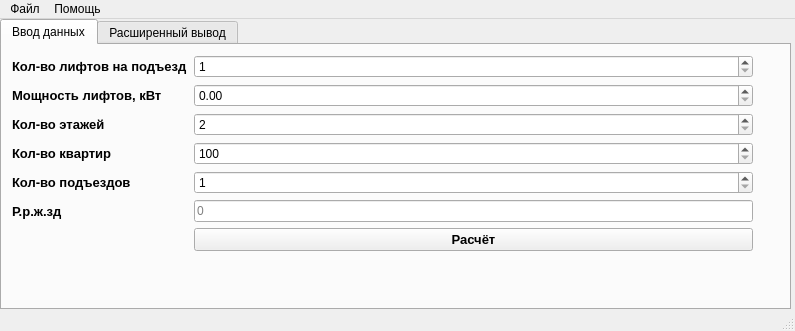
<?xml version="1.0" encoding="UTF-8"?>
<ui version="4.0">
 <class>MainUi</class>
 <widget class="QMainWindow" name="MainUi">
  <property name="geometry">
   <rect>
    <x>0</x>
    <y>0</y>
    <width>795</width>
    <height>331</height>
   </rect>
  </property>
  <property name="windowTitle">
   <string>Расчет потребления электроэнергии</string>
  </property>
  <widget class="QWidget" name="centralwidget">
   <widget class="QTabWidget" name="tabWidget">
    <property name="geometry">
     <rect>
      <x>0</x>
      <y>0</y>
      <width>791</width>
      <height>291</height>
     </rect>
    </property>
    <property name="cursor">
     <cursorShape>PointingHandCursor</cursorShape>
    </property>
    <property name="tabPosition">
     <enum>QTabWidget::North</enum>
    </property>
    <property name="currentIndex">
     <number>0</number>
    </property>
    <widget class="QWidget" name="tabMain">
     <attribute name="title">
      <string>Ввод данных</string>
     </attribute>
     <widget class="QWidget" name="formLayoutWidget">
      <property name="geometry">
       <rect>
        <x>0</x>
        <y>0</y>
        <width>761</width>
        <height>250</height>
       </rect>
      </property>
      <layout class="QFormLayout" name="formLayout">
       <property name="leftMargin">
        <number>10</number>
       </property>
       <property name="topMargin">
        <number>10</number>
       </property>
       <property name="rightMargin">
        <number>10</number>
       </property>
       <property name="bottomMargin">
        <number>10</number>
       </property>
       <item row="4" column="0">
        <widget class="QLabel" name="labelFloors">
         <property name="font">
          <font>
           <pointsize>10</pointsize>
           <bold>true</bold>
          </font>
         </property>
         <property name="text">
          <string>Кол-во этажей</string>
         </property>
        </widget>
       </item>
       <item row="4" column="1">
        <widget class="QSpinBox" name="spinBoxFloors">
         <property name="cursor">
          <cursorShape>IBeamCursor</cursorShape>
         </property>
         <property name="minimum">
          <number>2</number>
         </property>
         <property name="maximum">
          <number>999999999</number>
         </property>
        </widget>
       </item>
       <item row="2" column="0">
        <widget class="QLabel" name="labelLiftsPower">
         <property name="font">
          <font>
           <pointsize>10</pointsize>
           <bold>true</bold>
          </font>
         </property>
         <property name="text">
          <string>Мощность лифтов, кВт</string>
         </property>
        </widget>
       </item>
       <item row="2" column="1">
        <widget class="QDoubleSpinBox" name="doubleSpinBoxPower">
         <property name="cursor">
          <cursorShape>IBeamCursor</cursorShape>
         </property>
         <property name="maximum">
          <double>1000000000000000.000000000000000</double>
         </property>
        </widget>
       </item>
       <item row="0" column="0">
        <widget class="QLabel" name="labelLiftsPerHallway">
         <property name="font">
          <font>
           <pointsize>10</pointsize>
           <bold>true</bold>
          </font>
         </property>
         <property name="text">
          <string>Кол-во лифтов на подъезд</string>
         </property>
        </widget>
       </item>
       <item row="0" column="1">
        <widget class="QSpinBox" name="spinBoxLiftsPerHallway">
         <property name="cursor">
          <cursorShape>IBeamCursor</cursorShape>
         </property>
         <property name="minimum">
          <number>1</number>
         </property>
         <property name="maximum">
          <number>999999999</number>
         </property>
        </widget>
       </item>
       <item row="6" column="0">
        <widget class="QLabel" name="labelFlats">
         <property name="font">
          <font>
           <pointsize>10</pointsize>
           <bold>true</bold>
          </font>
         </property>
         <property name="text">
          <string>Кол-во квартир</string>
         </property>
        </widget>
       </item>
       <item row="6" column="1">
        <widget class="QSpinBox" name="spinBoxFlats">
         <property name="cursor">
          <cursorShape>IBeamCursor</cursorShape>
         </property>
         <property name="minimum">
          <number>100</number>
         </property>
         <property name="maximum">
          <number>999999999</number>
         </property>
        </widget>
       </item>
       <item row="8" column="0">
        <widget class="QLabel" name="labelHallways">
         <property name="font">
          <font>
           <pointsize>10</pointsize>
           <bold>true</bold>
          </font>
         </property>
         <property name="text">
          <string>Кол-во подъездов</string>
         </property>
        </widget>
       </item>
       <item row="8" column="1">
        <widget class="QSpinBox" name="spinBoxHallways">
         <property name="cursor">
          <cursorShape>IBeamCursor</cursorShape>
         </property>
         <property name="minimum">
          <number>1</number>
         </property>
         <property name="maximum">
          <number>999999999</number>
         </property>
        </widget>
       </item>
       <item row="10" column="0">
        <widget class="QLabel" name="labelLiftsPPZHZD">
         <property name="font">
          <font>
           <pointsize>10</pointsize>
           <bold>true</bold>
          </font>
         </property>
         <property name="text">
          <string>Р.р.ж.зд</string>
         </property>
        </widget>
       </item>
       <item row="10" column="1">
        <widget class="QLineEdit" name="lineEditResult">
         <property name="cursor">
          <cursorShape>ForbiddenCursor</cursorShape>
         </property>
         <property name="placeholderText">
          <string>0</string>
         </property>
        </widget>
       </item>
       <item row="12" column="1">
        <widget class="QPushButton" name="pushButtonCalc">
         <property name="font">
          <font>
           <pointsize>10</pointsize>
           <bold>true</bold>
          </font>
         </property>
         <property name="cursor">
          <cursorShape>PointingHandCursor</cursorShape>
         </property>
         <property name="text">
          <string>Расчёт</string>
         </property>
        </widget>
       </item>
      </layout>
     </widget>
    </widget>
    <widget class="QWidget" name="tabAdditional">
     <attribute name="title">
      <string>Расширенный вывод</string>
     </attribute>
     <widget class="QTableWidget" name="tableWidget">
      <property name="geometry">
       <rect>
        <x>10</x>
        <y>10</y>
        <width>761</width>
        <height>192</height>
       </rect>
      </property>
      <property name="rowCount">
       <number>0</number>
      </property>
      <attribute name="horizontalHeaderMinimumSectionSize">
       <number>39</number>
      </attribute>
      <column>
       <property name="text">
        <string>№ зд</string>
       </property>
      </column>
      <column>
       <property name="text">
        <string>Nn, шт</string>
       </property>
      </column>
      <column>
       <property name="text">
        <string>Nэ, шт</string>
       </property>
      </column>
      <column>
       <property name="text">
        <string>Nкв, шт</string>
       </property>
      </column>
      <column>
       <property name="text">
        <string>Pуд, 1кв</string>
       </property>
      </column>
      <column>
       <property name="text">
        <string>Nл, шт</string>
       </property>
      </column>
      <column>
       <property name="text">
        <string>Pл, кВт</string>
       </property>
      </column>
      <column>
       <property name="text">
        <string>Kс.л</string>
       </property>
      </column>
      <column>
       <property name="text">
        <string>Pр.кв</string>
       </property>
      </column>
      <column>
       <property name="text">
        <string>Pр.л</string>
       </property>
      </column>
      <column>
       <property name="text">
        <string>Pр.ж.зд</string>
       </property>
      </column>
     </widget>
    </widget>
   </widget>
  </widget>
  <widget class="QMenuBar" name="menubar">
   <property name="geometry">
    <rect>
     <x>0</x>
     <y>0</y>
     <width>795</width>
     <height>22</height>
    </rect>
   </property>
   <property name="defaultUp">
    <bool>false</bool>
   </property>
   <widget class="QMenu" name="menu">
    <property name="title">
     <string>Файл</string>
    </property>
    <addaction name="actionOpen"/>
    <addaction name="actionSave"/>
    <addaction name="separator"/>
    <addaction name="actionExit"/>
   </widget>
   <widget class="QMenu" name="menuHelp">
    <property name="cursor">
     <cursorShape>WhatsThisCursor</cursorShape>
    </property>
    <property name="title">
     <string>Помощь</string>
    </property>
    <addaction name="actionAbout"/>
   </widget>
   <addaction name="menu"/>
   <addaction name="menuHelp"/>
  </widget>
  <widget class="QStatusBar" name="statusbar"/>
  <action name="actionOpen">
   <property name="text">
    <string>Открыть</string>
   </property>
   <property name="shortcut">
    <string>Ctrl+O</string>
   </property>
  </action>
  <action name="actionSave">
   <property name="text">
    <string>Сохранить</string>
   </property>
   <property name="shortcut">
    <string>Ctrl+S</string>
   </property>
  </action>
  <action name="actionAbout">
   <property name="text">
    <string>О программе</string>
   </property>
   <property name="shortcut">
    <string>Ctrl+I</string>
   </property>
  </action>
  <action name="actionExit">
   <property name="text">
    <string>Выход</string>
   </property>
   <property name="shortcut">
    <string>Ctrl+Q</string>
   </property>
  </action>
 </widget>
 <tabstops>
  <tabstop>pushButtonCalc</tabstop>
 </tabstops>
 <resources>
  <include location="resources.qrc"/>
 </resources>
 <connections/>
</ui>
